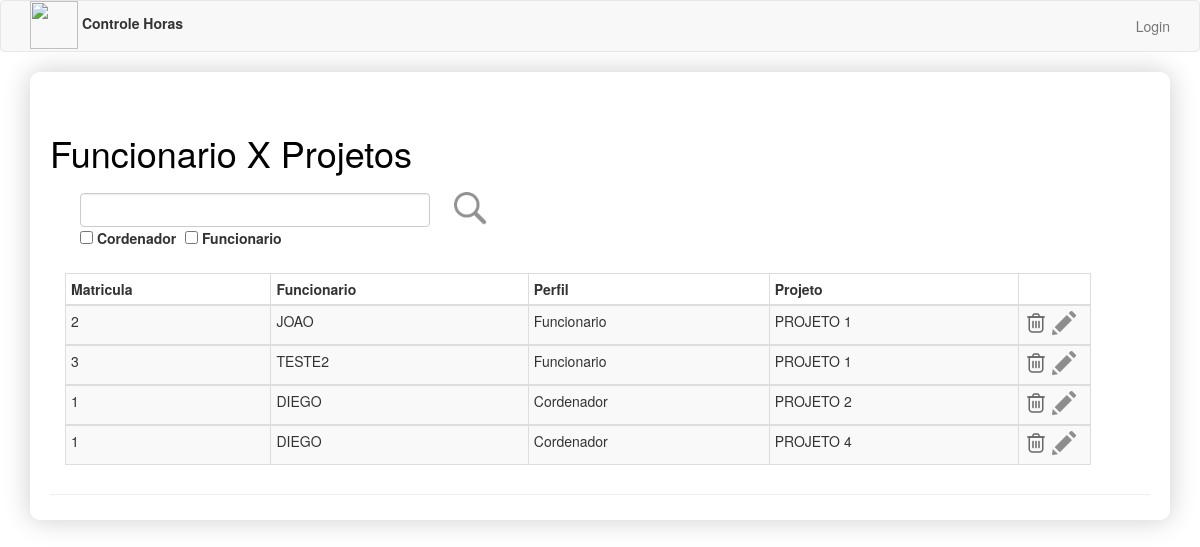
/admin/vinculo/lista, run on the app's committed database.
### app/models.py (models this page shows, shortened)
class FuncionarioProjeto(db.Model):
    __tablename__= 'funcionario_projeto'
    id = db.Column(db.Integer, primary_key=True, autoincrement=True)
    funcionario_id = db.Column(db.Integer, db.ForeignKey('funcionario.id'))
    projeto_id = db.Column(db.Integer, db.ForeignKey('projeto.id'))
    cordenador = db.Column(db.Boolean())
    funcionarios = db.relationship('Funcionario', backref="funcionarios", lazy=True)
    projetos = db.relationship('Projeto', backref="projetos", lazy=True)

class Funcionario(db.Model):
    __tablename__ = 'funcionario'
    id = db.Column(db.Integer, primary_key=True, autoincrement=True)
    matricula = db.Column(db.String(7), unique=True)
    nome = db.Column(db.Text())
    user_id = db.Column(db.Integer, db.ForeignKey('users.id'))
    senha = db.Column(db.String(256))

class Projeto(db.Model):
    __tablename__= 'projeto'
    id = db.Column(db.Integer, primary_key=True, autoincrement=True)
    nome = db.Column(db.Text())
    cliente_id = db.Column(db.Integer, db.ForeignKey('clientes.id'))
    descricao = db.Column(db.Text())
    clientes = db.relationship('Cliente', backref="clientes", lazy=True)

### app/vinculo/routes.py (the view)
@vinculo.route('/lista',methods=['GET', 'POST'])
def vinculoLista():
    if request.form.get('submitFiltro') == 'submitFiltro':
        filtro = request.form.get('txtFiltro')
        filtroCordenador = request.form.get('chkCordenador')
        filtroFuncionario = request.form.get('chkFuncionario')
        if filtroCordenador == "on":
            buscaCordenador = True
        else:
            buscaCordenador = False
        if filtroFuncionario == "on":
            buscaFuncionario = False
        else:
            buscaFuncionario = True
        if filtro is None or filtro == "":
            if buscaCordenador or not buscaFuncionario :
                vinculoLista = FuncionarioProjeto.query.filter(or_(FuncionarioProjeto.cordenador == buscaCordenador, FuncionarioProjeto.cordenador == buscaFuncionario))
            else:
                vinculoLista = FuncionarioProjeto.query.all()
        else:
            vinculoLista = FuncionarioProjeto.query.join(FuncionarioProjeto.funcionarios)\
                .join(FuncionarioProjeto.projetos)\
                .filter(or_(Funcionario.nome.like('%' + filtro +'%'),Funcionario.matricula.like('%' + filtro +'%')) | \
                           (Projeto.nome.like('%' + filtro +'%')), ((FuncionarioProjeto.cordenador == buscaCordenador) | (FuncionarioProjeto.cordenador == buscaFuncionario)))
    else:
        vinculoLista = FuncionarioProjeto.query.all()
    return render_template('vinculo/vinculoCadastroLista.html', vinculoLista=vinculoLista)

### app/templates/vinculo/vinculoCadastroLista.html
{% extends "base.html" %}
{% block page_content %}
<div class="page-header" style="">
    <div class="container">
        <div class="row">
            <h1>Funcionario X Projetos</h1>
            <div class="col-sm-12">
                <form method="post" action="/admin/vinculo/lista">
                    <div class="col-sm-4" style="padding-top:10px">
                        <input name="txtFiltro" class="form-control" type="text" title="filtro">
                        <div>
                            <div style="float:left; width:30%">
                                <input name="chkCordenador" type="checkbox">
                                <label>Cordenador</label>
                            </div>
                            <div>
                                <input name="chkFuncionario" type="checkbox">
                                <label>Funcionario</label>
                            </div>
                        </div>
                    </div>
                    <input type="image" src="{{ url_for('static', filename='imagens/search.png') }}" width="48"
                           height="48" value="submitFiltro" name="submitFiltro">
                </form>
            </div>
        </div>
        <br/>
        <form method="post" action="/admin/vinculo/lista/remover">
            <div class="table-responsive">
                <table class="table table-striped table-bordered table-hover table-condensed" style="width:90%">
                    <thead class="thead-dark">
                    <tr>
                        <th>Matricula</th>
                        <th>Funcionario</th>
                        <th>Perfil</th>
                        <th>Projeto</th>
                        <th></th>
                    </tr>
                    </thead>
                    {% for vinculo in vinculoLista %}
                    <tbody>
                    <tr>
                        <td>{{vinculo.funcionarios.matricula}}</td>
                        <td>{{vinculo.funcionarios.nome}}</td>
                        {% if vinculo.cordenador %}
                        <td>Cordenador</td>
                        {% else %}
                        <td>Funcionario</td>
                        {% endif %}
                        <td>{{vinculo.projetos.nome}}</td>
                        <td width="7%">
                            <input type="image" src="{{ url_for('static', filename='imagens/remover.png') }}" width="24"
                           height="24" value="{{vinculo.id}}" name="remover">
                            <input type="image" src="{{ url_for('static', filename='imagens/edit.png') }}" width="24"
                           height="24" value="{{vinculo.id}}" name="edit"></td>
                    </tr>
                    </tbody>
                    {% endfor %}
                </table>
            </div>
        </form>
    </div>
</div>
{% endblock %}

### app/static/css/estilo.css (style rules this page uses)
h1 { color: black; text-align: left; padding: 0px; }

### data on the page
FuncionarioProjeto: funcionarios.matricula "2", funcionarios.nome "JOAO", cordenador "Funcionario", projetos.nome "PROJETO 1"
FuncionarioProjeto: funcionarios.matricula "3", funcionarios.nome "TESTE2", cordenador "Funcionario", projetos.nome "PROJETO 1"
FuncionarioProjeto: funcionarios.matricula "1", funcionarios.nome "DIEGO", cordenador "Cordenador", projetos.nome "PROJETO 2"
FuncionarioProjeto: funcionarios.matricula "1", funcionarios.nome "DIEGO", cordenador "Cordenador", projetos.nome "PROJETO 4"
